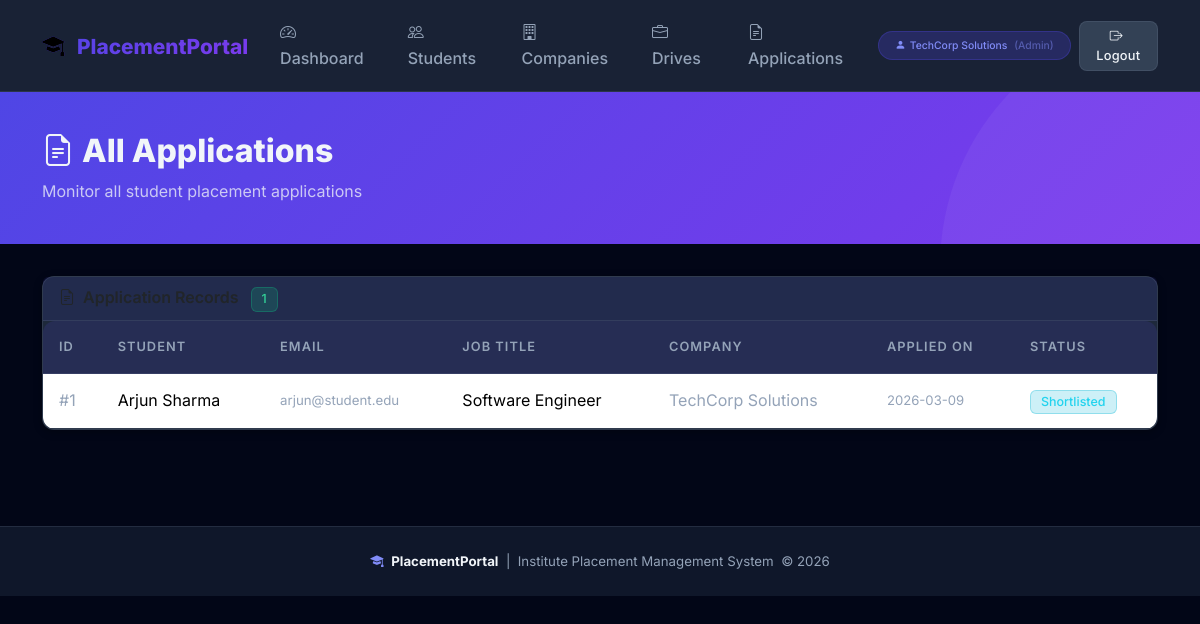
Screenshot of /admin/applications (signed in) with the database file from the repository.
### tables this page shows
CREATE TABLE companies (
                id          INTEGER PRIMARY KEY AUTOINCREMENT,
                name        TEXT    NOT NULL,
                email       TEXT    NOT NULL UNIQUE,
                password    TEXT    NOT NULL,
                website     TEXT,
                hr_contact  TEXT,
                is_approved INTEGER NOT NULL DEFAULT 0,
                created_at  TEXT    NOT NULL DEFAULT (datetime('now'))
            );

CREATE TABLE applications (
                id           INTEGER PRIMARY KEY AUTOINCREMENT,
                student_id   INTEGER NOT NULL,
                drive_id     INTEGER NOT NULL,
                applied_date TEXT    NOT NULL DEFAULT (datetime('now')),
                status       TEXT    NOT NULL DEFAULT 'Applied',
                FOREIGN KEY (student_id) REFERENCES students(id) ON DELETE CASCADE,
                FOREIGN KEY (drive_id)   REFERENCES placement_drives(id) ON DELETE CASCADE,
                UNIQUE (student_id, drive_id)
            );

CREATE TABLE students (
                id              INTEGER PRIMARY KEY AUTOINCREMENT,
                name            TEXT    NOT NULL,
                email           TEXT    NOT NULL UNIQUE,
                password        TEXT    NOT NULL,
                phone           TEXT,
                resume_filename TEXT,
                is_active       INTEGER NOT NULL DEFAULT 1,
                created_at      TEXT    NOT NULL DEFAULT (datetime('now'))
            );

CREATE TABLE placement_drives (
                id          INTEGER PRIMARY KEY AUTOINCREMENT,
                company_id  INTEGER NOT NULL,
                job_title   TEXT    NOT NULL,
                job_desc    TEXT    NOT NULL,
                eligibility TEXT    NOT NULL,
                deadline    TEXT    NOT NULL,
                status      TEXT    NOT NULL DEFAULT 'Pending',
                created_at  TEXT    NOT NULL DEFAULT (datetime('now')),
                FOREIGN KEY (company_id) REFERENCES companies(id) ON DELETE CASCADE
            );

### app.py (the view)
@app.route('/admin/applications')
@login_required_admin
def admin_applications():
    applications = query_db("""
        SELECT a.*, s.name AS student_name, s.email AS student_email,
               pd.job_title, c.name AS company_name
        FROM applications a
        JOIN students s ON a.student_id = s.id
        JOIN placement_drives pd ON a.drive_id = pd.id
        JOIN companies c ON pd.company_id = c.id
        ORDER BY a.applied_date DESC
    """)
    return render_template('admin/applications.html', applications=applications)

### app.py (called while the page is built)
def get_db():
    if 'db' not in g:
        g.db = sqlite3.connect(DATABASE)
        g.db.row_factory = sqlite3.Row
        g.db.execute("PRAGMA foreign_keys = ON")
    return g.db

def query_db(query, args=(), one=False):
    cur = get_db().execute(query, args)
    rv = cur.fetchall()
    cur.close()
    return (rv[0] if rv else None) if one else rv

def login_required(role):
    def decorator(f):
        @wraps(f)
        def decorated(*args, **kwargs):
            if session.get('role') != role:
                flash('Please log in to access that page.', 'warning')
                return redirect(url_for('login'))
            return f(*args, **kwargs)
        return decorated
    return decorator

@app.context_processor
def inject_now():
    return {'now': datetime.now()}

### templates/admin/applications.html (shortened to what this page needs)
{% extends "base.html" %}
{% block content %}
<div class="page-header">
  <div class="container">
    <h1><i class="bi bi-file-earmark-text me-2"></i>All Applications</h1>
    <p class="mb-0 opacity-75">Monitor all student placement applications</p>
  </div>
</div>
<div class="container pb-5">
  <div class="card">
    <div class="card-header">
      <i class="bi bi-file-earmark-text me-2"></i>Application Records
      <span class="badge badge-approved ms-2">{{ applications|length }}</span>
    </div>
    <div class="card-body p-0">
      {% if applications %}
      <div class="table-responsive">
        <table class="table mb-0">
          <thead>
            <tr>
              <th>ID</th><th>Student</th><th>Email</th>
              <th>Job Title</th><th>Company</th><th>Applied On</th><th>Status</th>
            </tr>
          </thead>
          <tbody>
            {% for a in applications %}
            <tr>
              <td style="color:var(--text-secondary);">#{{ a.id }}</td>
              <td class="fw-600">{{ a.student_name }}</td>
              <td style="color:var(--text-secondary);font-size:0.83rem;">{{ a.student_email }}</td>
              <td>{{ a.job_title }}</td>
              <td style="color:var(--text-secondary);">{{ a.company_name }}</td>
              <td style="color:var(--text-secondary);font-size:0.82rem;">{{ a.applied_date[:10] }}</td>
              <td><span class="badge badge-{{ a.status|lower }}">{{ a.status }}</span></td>
            </tr>
            {% endfor %}
          </tbody>
        </table>
      </div>
      {% else %}
      <div class="empty-state">
        <div class="empty-icon"><i class="bi bi-file-earmark-text"></i></div>
        <p>No applications submitted yet.</p>
      </div>
      {% endif %}
    </div>
  </div>
</div>
{% endblock %}

### templates/base.html (shortened to what this page needs)
<!DOCTYPE html>
<html lang="en">
<head>
  <link rel="stylesheet" href="https://cdn.jsdelivr.net/npm/bootstrap@5.3.2/dist/css/bootstrap.min.css"/>
  <link rel="stylesheet" href="https://cdn.jsdelivr.net/npm/bootstrap-icons@1.11.3/font/bootstrap-icons.css"/>
  <link rel="stylesheet" href="{{ url_for('static', filename='css/style.css') }}"/>
</head>
<body>
{% if session.role %}
<nav class="navbar navbar-expand-lg sticky-top">
  <div class="container">
    <a class="navbar-brand" href="{{ url_for('index') }}">
      <i class="bi bi-mortarboard-fill me-2" style="font-size:1.4rem;-webkit-text-fill-color:initial;"></i>
      PlacementPortal
    </a>
    <div class="collapse navbar-collapse" id="navMain">
      <ul class="navbar-nav ms-auto align-items-lg-center gap-1">
        {% if session.role == 'admin' %}
          <li class="nav-item"><a class="nav-link" href="{{ url_for('admin_dashboard') }}"><i class="bi bi-speedometer2 me-1"></i>Dashboard</a></li>
          <li class="nav-item"><a class="nav-link" href="{{ url_for('admin_students') }}"><i class="bi bi-people me-1"></i>Students</a></li>
          <li class="nav-item"><a class="nav-link" href="{{ url_for('admin_companies') }}"><i class="bi bi-building me-1"></i>Companies</a></li>
          <li class="nav-item"><a class="nav-link" href="{{ url_for('admin_drives') }}"><i class="bi bi-briefcase me-1"></i>Drives</a></li>
          <li class="nav-item"><a class="nav-link" href="{{ url_for('admin_applications') }}"><i class="bi bi-file-earmark-text me-1"></i>Applications</a></li>
        {% elif session.role == 'company' %}
          <li class="nav-item"><a class="nav-link" href="{{ url_for('company_dashboard') }}"><i class="bi bi-speedometer2 me-1"></i>Dashboard</a></li>
          <li class="nav-item"><a class="nav-link" href="{{ url_for('company_create_drive') }}"><i class="bi bi-plus-circle me-1"></i>New Drive</a></li>
        {% elif session.role == 'student' %}
          <li class="nav-item"><a class="nav-link" href="{{ url_for('student_dashboard') }}"><i class="bi bi-speedometer2 me-1"></i>Dashboard</a></li>
          <li class="nav-item"><a class="nav-link" href="{{ url_for('student_profile') }}"><i class="bi bi-person-circle me-1"></i>Profile</a></li>
        {% endif %}
        <li class="nav-item ms-2">
          <span class="badge rounded-pill px-3 py-2" style="background:rgba(79,70,229,0.25);color:#818cf8;border:1px solid rgba(79,70,229,0.3);">
            <i class="bi bi-person-fill me-1"></i>{{ session.user_name }}
            <span class="ms-1 opacity-50">({{ session.role|capitalize }})</span>
          </span>
        </li>
        <li class="nav-item">
          <a class="btn btn-sm btn-secondary ms-1" href="{{ url_for('logout') }}">
            <i class="bi bi-box-arrow-right me-1"></i>Logout
          </a>
        </li>
      </ul>
    </div>
  </div>
</nav>
{% endif %}
{% block content %}{% endblock %}
{% if session.role %}
<footer class="mt-5 py-4" style="border-top:1px solid var(--border);background:var(--dark);">
  <div class="container text-center" style="color:var(--text-secondary);font-size:0.83rem;">
    <i class="bi bi-mortarboard-fill me-1" style="color:var(--primary-light);"></i>
    <strong style="color:var(--text-primary);">PlacementPortal</strong> &nbsp;|&nbsp;
    Institute Placement Management System &nbsp;&copy; {{ now.year }}
  </div>
</footer>
{% endif %}
</body>
</html>

### static/css/style.css (style rules this page uses)
:root { --primary: #4f46e5; --primary-dark: #3730a3; --primary-light: #818cf8; --secondary: #7c3aed; --accent: #06b6d4; --success: #10b981; --warning: #f59e0b; --danger: #ef4444; --dark: #0f172a; --darker: #020617; --surface: #1e293b; --surface-2: #334155; --text-primary: #f1f5f9; --text-secondary: #94a3b8; --border: rgba(148, 163, 184, 0.15); --glass: rgba(30, 41, 59, 0.85); --gradient-primary: linear-gradient(135deg, #4f46e5 0%, #7c3aed 100%); --gradient-accent: linear-gradient(135deg, #06b6d4 0%, #4f46e5 100%); --gradient-success: linear-gradient(135deg, #10b981 0%, #06b6d4 100%); --shadow-sm: 0 2px 8px rgba(0,0,0,0.3); --shadow-md: 0 8px 24px rgba(0,0,0,0.4); --shadow-lg: 0 16px 48px rgba(0,0,0,0.5); --radius: 12px; --radius-lg: 20px; }
* { box-sizing: border-box; }
body { font-family: 'Inter', sans-serif; background-color: var(--darker); color: var(--text-primary); min-height: 100vh; line-height: 1.6; }
.navbar { background: var(--glass) !important; backdrop-filter: blur(20px); border-bottom: 1px solid var(--border); padding: 0.75rem 0; }
.navbar-brand { font-weight: 800; font-size: 1.3rem; background: var(--gradient-primary); -webkit-background-clip: text; -webkit-text-fill-color: transparent; background-clip: text; }
.nav-link { color: var(--text-secondary) !important; font-weight: 500; transition: color 0.2s; padding: 0.5rem 1rem !important; border-radius: 8px; }
.nav-item .badge { font-size: 0.65rem; }
.page-header { background: var(--gradient-primary); padding: 2.5rem 0; margin-bottom: 2rem; position: relative; overflow: hidden; }
.page-header::before { content: ''; position: absolute; top: -50%; right: -20%; width: 500px; height: 500px; background: rgba(255,255,255,0.05); border-radius: 50%; }
.page-header h1 { font-weight: 800; font-size: 2rem; }
.page-header p { opacity: 0.85; }
.card { background: var(--surface) !important; border: 1px solid var(--border) !important; border-radius: var(--radius) !important; box-shadow: var(--shadow-sm); transition: transform 0.25s, box-shadow 0.25s; }
.card-header { background: rgba(79,70,229,0.1) !important; border-bottom: 1px solid var(--border) !important; font-weight: 600; }
.btn { font-weight: 500; border-radius: 8px !important; transition: all 0.2s; letter-spacing: 0.02em; }
.btn-secondary { background: var(--surface-2) !important; border: 1px solid var(--border) !important; color: var(--text-primary) !important; }
.btn-sm { font-size: 0.8rem; padding: 0.3rem 0.75rem; }
.table { color: var(--text-primary) !important; border-color: var(--border) !important; margin-bottom: 0; }
.table thead th { background: rgba(79,70,229,0.15) !important; border-color: var(--border) !important; font-weight: 600; font-size: 0.8rem; text-transform: uppercase; letter-spacing: 0.08em; color: var(--text-secondary) !important; padding: 1rem; }
.table tbody td { border-color: var(--border) !important; padding: 0.85rem 1rem; vertical-align: middle; }
.table tbody tr { transition: background 0.15s; }
.table-responsive { border-radius: var(--radius); overflow: hidden; }
.badge { font-weight: 500; padding: 0.4em 0.8em; border-radius: 6px; font-size: 0.78rem; }
.badge-approved { background: rgba(16,185,129,0.2); color: #34d399; border: 1px solid rgba(16,185,129,0.3); }
.badge-shortlisted { background: rgba(6,182,212,0.2); color: #22d3ee; border: 1px solid rgba(6,182,212,0.3); }

### rows the page displays
companies: user_name "TechCorp Solutions"
applications: id "1", student_name "Arjun Sharma", student_email "arjun@student.edu", job_title "Software Engineer", company_name "TechCorp Solutions", applied_date "2026-03-09", status "Shortlisted"

### other values shown
{{ session.role|capitalize }} "Admin"
{{ applications|length }} "1"
